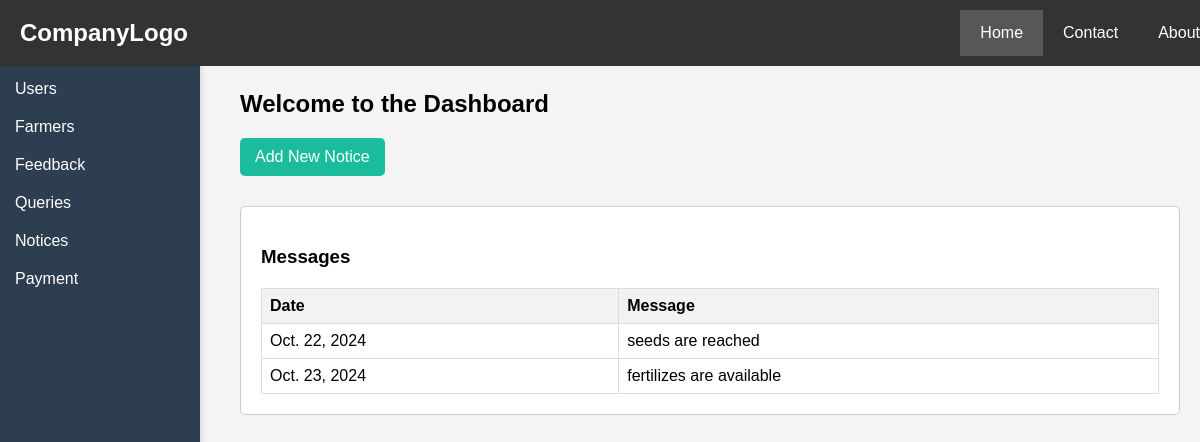
The page /admin-notice-view on the database its author committed.
### farmer/models.py (models this page shows)
class Notice(models.Model):
    message=models.CharField(max_length=40)
    message_date=models.DateField(auto_now=True)

### farmer/views.py (the view)
# urls.py: path('admin-notice-view',views.admin_notice_view,name='admin-notice-view'),
def admin_notice_view(request):
    message=models.Notice.objects.all()
    return render(request,'admin-notice-view.html',{'message':message})

### templates/admin-notice-view.html (shortened to what this page needs)
<!DOCTYPE html>
<html lang="en">
<head>
</head>
<body>
    <div class="header">
        <a href="#default" class="logo">CompanyLogo</a>
        <div class="header-right">
            <a class="active" href="#home">Home</a>
            <a href="#contact">Contact</a>
            <a href="#about">About</a>
        </div>
    </div>
    <div class="sidebar">
        <a href="{% url 'admin-users' %}">Users</a>
        <a href="{% url 'admin-farmers' %}">Farmers</a>
        <a href="{% url 'admin-feedback' %}">Feedback</a>
        <a href="{% url 'admin-query' %}">Queries</a>
        <a href="{% url 'admin-notice-view' %}">Notices</a>
        <a href="{% url 'admin-payment-view' %}">Payment</a>
    </div>
    <div class="main">
        <h2>Welcome to the Dashboard</h2>
        <div>
            <a href="{% url 'admin-notice' %}" class="add-notice-button">Add New Notice</a>
        </div>
        <div class="tabcontent">
            <h3>Messages</h3>
            <table>
                <thead>
                    <tr>
                        <th>Date</th>
                        <th>Message</th>
                    </tr>
                </thead>
                <tbody>
                    {% for m in message %}
                    <tr>
                        <td>{{ m.message_date }}</td>
                        <td>{{ m.message }}</td>
                    </tr>
                    {% endfor %}
                </tbody>
            </table>
        </div>
    </div>
</body>
</html>

### templates/admin-notice-view.html (style rules this page uses)
body { font-family: Arial, sans-serif; margin: 0; padding: 0; background-color: #f4f4f4; display: flex; }
.header { background-color: #333; color: white; display: flex; align-items: center; padding: 10px 20px; width: 100%; position: fixed; top: 0; left: 0; z-index: 1000; }
.header .logo { font-size: 24px; font-weight: bold; text-decoration: none; color: white; margin-right: auto; }
.header-right { display: flex; }
.header-right a { text-decoration: none; color: white; padding: 14px 20px; transition: background 0.3s; }
.header-right a.active { background-color: #575757; }
.sidebar { width: 200px; background-color: #2c3e50; position: fixed; top: 50px; bottom: 0; padding-top: 20px; box-shadow: 2px 0 5px rgba(0, 0, 0, 0.1); }
.sidebar a { padding: 10px 15px; text-decoration: none; color: white; display: block; transition: background 0.3s; }
.main { margin-left: 220px; padding: 20px; padding-top: 70px; flex-grow: 1; }
.tabcontent { padding: 20px; background-color: white; border: 1px solid #ccc; border-radius: 5px; margin-top: 10px; }
table { width: 100%; border-collapse: collapse; margin-top: 20px; }
th, td { border: 1px solid #ddd; padding: 8px; text-align: left; }
th { background-color: #f2f2f2; }
.add-notice-button { display: inline-block; background-color: #1abc9c; color: white; padding: 10px 15px; border-radius: 5px; text-decoration: none; margin-bottom: 20px; transition: background 0.3s; }

### rows shown on the page
Notice: message_date "Oct. 22, 2024", message "seeds are reached"
Notice: message_date "Oct. 23, 2024", message "fertilizes are available"
